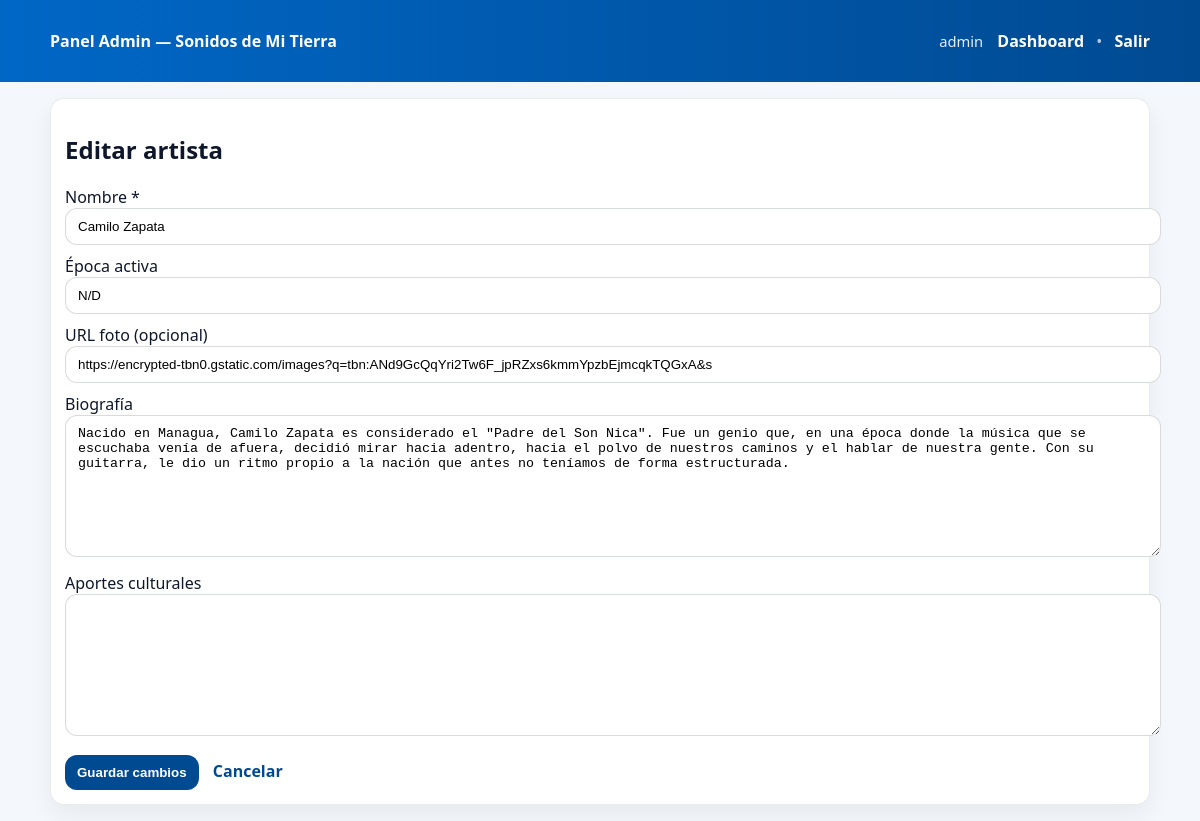
The page /admin/artists/2/edit (signed in) on the database its author committed.
### models.py (models this page shows, shortened)
class Artist(db.Model):
    __tablename__ = "artists"
    id = db.Column(db.Integer, primary_key=True)
    name = db.Column(db.String(200), unique=True, nullable=False)
    birth_year = db.Column(db.Integer, nullable=True)
    death_year = db.Column(db.Integer, nullable=True)
    origin_region = db.Column(db.String(120), nullable=True)
    era = db.Column(db.String(120), nullable=True)
    cultural_contribuitions = db.Column(db.Text, nullable=True)
    bio = db.Column(db.Text, nullable=False, default="")
    active_era = db.Column(db.String(120), nullable=False, default="N/D")
    cultural_contributions = db.Column(db.Text, nullable=False, default="")
    photo_url = db.Column(db.String(500), nullable=True)
    songs = db.relationship("Song", back_populates="artist", cascade="all, delete-orphan")

### admin.py (the view)
@admin.get("/artists/<int:artist_id>/edit")
@login_required
def artist_edit(artist_id: int):
    artist = Artist.query.get_or_404(artist_id)
    return render_template("artist_form.html", mode="edit", artist=artist)

### admin.py (called while the page is built)
@admin.before_app_request
def csrf_protect():
    if request.path.startswith("/admin"):
        validate_csrf()

@admin.app_context_processor
def inject_csrf():
    return {"csrf_token": generate_csrf_token()}

### auth.py (called while the page is built)
def login_required(view):
    @wraps(view)
    def wrapped(*args, **kwargs):
        if not session.get("admin_user"):
            return redirect(url_for("admin.login", next=request.path))
        return view(*args, **kwargs)
    return wrapped

def generate_csrf_token():
    token = session.get("_csrf_token")
    if not token:
        token = secrets.token_urlsafe(32)
        session["_csrf_token"] = token
    return token

def validate_csrf():
    if request.method in ("POST", "PUT", "DELETE"):
        form_token = request.form.get("csrf_token") or request.headers.get("X-CSRF-Token")
        session_token = session.get("_csrf_token")
        if not form_token or not session_token or form_token != session_token:
            abort(403, description="CSRF token missing/invalid")

### templates/artist_form.html (shortened to what this page needs)
{% extends "admin_base.html" %}
{% block content %}
<div class="card">
  <h2>{{ "Nuevo artista" if mode=="create" else "Editar artista" }}</h2>
  <form method="post">
    <label>Nombre *</label>
    <input name="name" required value="{{ artist.name if artist else '' }}"/>
    <div style="height:10px"></div>
    <label>Época activa</label>
    <input name="active_era" value="{{ artist.active_era if artist else '' }}" placeholder="1960s–presente"/>
    <div style="height:10px"></div>
    <label>URL foto (opcional)</label>
    <input name="photo_url" value="{{ artist.photo_url if artist and artist.photo_url else '' }}"/>
    <div style="height:10px"></div>
    <label>Biografía</label>
    <textarea name="bio">{{ artist.bio if artist else '' }}</textarea>
    <div style="height:10px"></div>
    <label>Aportes culturales</label>
    <textarea name="cultural_contributions">{{ artist.cultural_contributions if artist else '' }}</textarea>
    <div style="height:14px"></div>
    <button class="btn" type="submit">{{ "Crear" if mode=="create" else "Guardar cambios" }}</button>
    <a style="margin-left:10px" href="{{ url_for('admin.dashboard') }}">Cancelar</a>
  </form>
</div>
{% endblock %}

### static/admin.css (style rules this page uses)
body { font-family: system-ui,Segoe UI,Roboto,Arial; margin:0; background:#f4f7fb; color:#0f172a; }
a { color:#004a92; text-decoration:none; font-weight:700; }
.card { background:#fff; border:1px solid rgba(2,8,23,.08); border-radius:14px; padding:14px; box-shadow:0 10px 25px rgba(2,8,23,.06); }
input,select,textarea { width:100%; padding:10px 12px; border-radius:12px; border:1px solid rgba(2,8,23,.15); }
textarea { min-height:120px; }
.btn { display:inline-block; background:#004a92; color:#fff; border:0; border-radius:12px; padding:10px 12px; cursor:pointer; font-weight:800; }

### rows shown on the page
Artist: name "Camilo Zapata", active_era "N/D", photo_url "https://encrypted-tbn0.gstatic.com/images?q=tbn:ANd9GcQqYri2Tw6F_jpRZxs6kmmYpzbEjmcqkTQGxA&s", bio "Nacido en Managua, Camilo Zapata es considerado el \"Padre del Son Nica\". Fue un genio que, en una época donde la música que se escuchaba venía de afuera, decidió mirar hacia adentro, hacia el polvo de nuestros caminos y el hablar de nuestra gente. Con su guitarra, le dio un ritmo propio a la nación que antes no teníamos de forma estructurada."

### other values the page prints
{{ session.get('admin_user') }} "admin"
{{ "Nuevo artista" if mode=="create" else "Editar artista" }} "Editar artista"
{{ "Crear" if mode=="create" else "Guardar cambios" }} "Guardar cambios"
